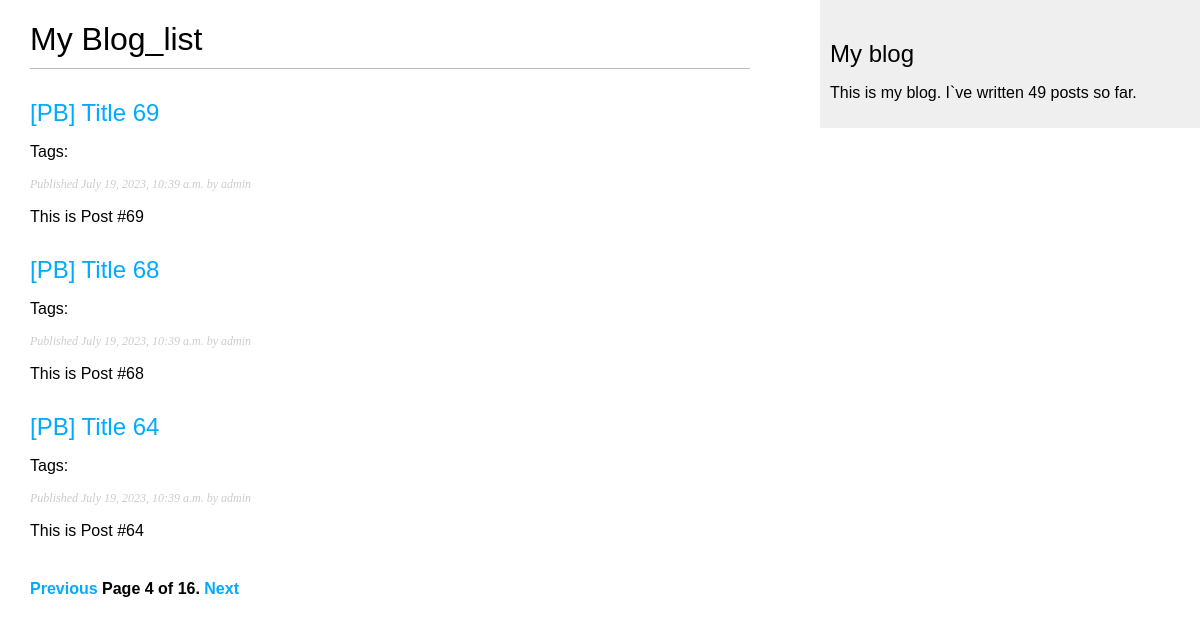
The page /blog/list/?page=4 on the database its author committed.
### blog/models.py (models this page shows, shortened)
class Post(models.Model):
    class Status(models.TextChoices):
        DRAFT = 'DF', 'Draft'
        PUBLISHED = 'PB', 'Published'
    title = models.CharField(max_length=250)
    slug = models.SlugField(max_length=250, unique_for_date='publish', allow_unicode=True)
    author = models.ForeignKey(
        User,
        on_delete=models.CASCADE,
        related_name='blog_posts'
    )
    body = models.TextField()
    publish = models.DateTimeField(default=timezone.now)
    created = models.DateTimeField(auto_now_add=True)
    updated = models.DateTimeField(auto_now=True)
    status = models.CharField(
        max_length=2,
        choices=Status.choices,
        default=Status.DRAFT
    )
    tags = TaggableManager()
    objects = models.Manager()
    published = PublishedManager()
    class Meta:
        ordering = ['-publish']
        indexes = [
            models.Index(fields=['-publish']),
        ]
    def get_absolute_url(self):
        return reverse('blog:post_detail',
                       args=[self.publish.year,
                             self.publish.month,
                             self.publish.day,
                             self.slug])

### blog/views.py (the view)
# urls.py: path('list/',views.post_list, name='post_list'),
def post_list(request, tag_slug=None):
    per_page = request.GET.get('per_page', 3)
    page_number = request.GET.get('page', 1)
    post_list = Post.published.all()
    tag = None
    if tag_slug:
        tag = get_object_or_404(Tag, slug=tag_slug)
        post_list = post_list.filter(tags__in=[tag])
    paginator = Paginator(post_list, per_page, orphans=1)
    try:
        posts = paginator.page(page_number)
    except PageNotAnInteger:
        posts = paginator.page(1)
    except EmptyPage:
        posts = paginator.page(paginator.num_pages)
    return render(request, 'blog/post/list.html',
                  {'posts': posts, 'tag': tag})

### blog/models.py (called while the page is built)
    def get_queryset(self):
        return super().get_queryset().filter(status=Post.Status.PUBLISHED)

### blog/templatetags/blog_tags.py (called while the page is built)
@register.simple_tag
def total_posts():
    return Post.published.count()

### blog/templates/blog/post/list.html (shortened to what this page needs)
{% extends 'blog/base.html' %}
{% block content %}
    <h1>My Blog_list</h1>
    {% for post in posts %}
        <h2>
            <a href="{{ post.get_absolute_url }}">
                {{ post.title }}
            </a>
        </h2>
        <p class="tags">
            Tags:
        </p>
        <p class="date">
            Published {{ post.publish }} by {{ post.author }}
        </p>
        {{ post.body|truncatewords:30|linebreaks }}
    {% endfor %}
    {% include "pagination.html" with page=posts %}
{% endblock content %}

### blog/static/css/blog.css (style rules this page uses)
body { margin:0; padding:0; font-family:helvetica, sans-serif; }
a { color:#00abff; text-decoration:none; }
h1 { font-weight:normal; border-bottom:1px solid #bbb; padding:0 0 10px 0; }
h2 { font-weight:normal; margin:30px 0 0; }
p.date { color:#ccc; font-family: georgia, serif; font-size: 12px; font-style: italic; }

### rows shown on the page
Post: title "[PB] Title 69", publish "July 19, 2023, 10:39 a.m.", author "admin", body "This is Post #69"
Post: title "[PB] Title 68", publish "July 19, 2023, 10:39 a.m.", author "admin", body "This is Post #68"
Post: title "[PB] Title 64", publish "July 19, 2023, 10:39 a.m.", author "admin", body "This is Post #64"

### other values the page prints
{{ page.number }} "4"
{{ page.paginator.num_pages }} "16"
